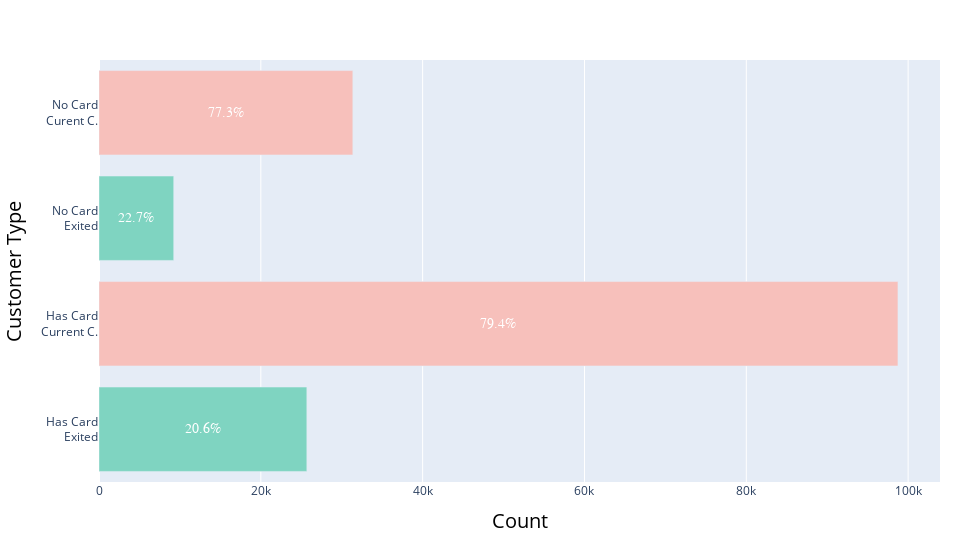

Notebook source saved alongside this figure:
### Code cell
has_c_labels = ['No Card<br>Curent C.', 'No Card<br>Exited', 'Has Card<br>Current C.', 'Has Card<br>Exited']

group_has_c = df_for_plotting('HasCrCard', 'Exited')
plot_cat_var(group_has_c, 'HasCrCard2', 'Count','Customer Type',has_c_labels)

### Figure 1 — Plotly figure (JSON) as saved in the notebook; plotly's stock layout.template omitted (floating-point values rounded to 4 significant figures)
{"data": [{"marker": {"color": ["#7FD4C1", "#F7C0BB", "#7FD4C1", "#F7C0BB"]}, "orientation": "h", "type": "bar", "x": [25686, 98742, 9235, 31371], "y": ["1.01a", "1.00a", "0.01a", "0.00a"]}], "layout": {"annotations": [{"font": {"color": "white", "family": "Arial Black", "size": 14}, "showarrow": false, "text": "77.3%", "x": 15685, "xref": "x", "y": "0.00a", "yref": "y"}, {"font": {"color": "white", "family": "Arial Black", "size": 14}, "showarrow": false, "text": "22.7%", "x": 4617, "xref": "x", "y": "0.01a", "yref": "y"}, {"font": {"color": "white", "family": "Arial Black", "size": 14}, "showarrow": false, "text": "79.4%", "x": 49371, "xref": "x", "y": "1.00a", "yref": "y"}, {"font": {"color": "white", "family": "Arial Black", "size": 14}, "showarrow": false, "text": "20.6%", "x": 12843, "xref": "x", "y": "1.01a", "yref": "y"}], "autosize": false, "height": 540, "margin": {"b": 20, "l": 20, "r": 20, "t": 60}, "width": 960, "xaxis": {"title": {"font": {"color": "black", "size": 20}, "text": "Count"}}, "yaxis": {"tickmode": "array", "ticktext": ["No Card<br>Curent C.", "No Card<br>Exited", "Has Card<br>Current C.", "Has Card<br>Exited"], "tickvals": ["0.00a", "0.01a", "1.00a", "1.01a"], "title": {"font": {"color": "black", "size": 20}, "text": "Customer Type"}}}}
